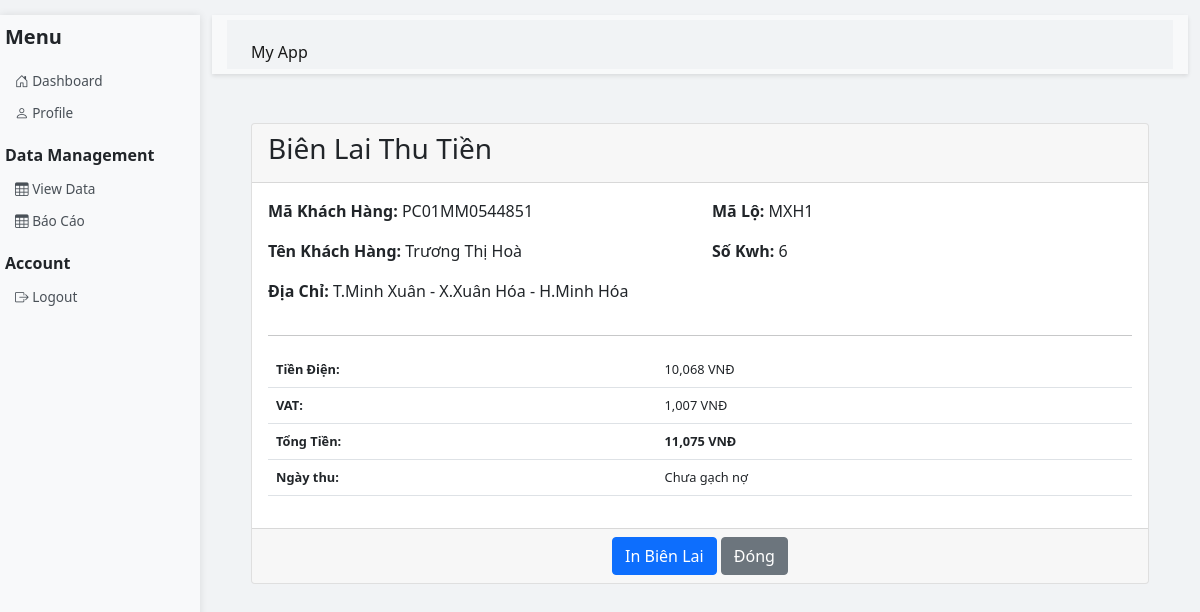
The page /print_receipt/30 (signed in) on the database as committed earlier.
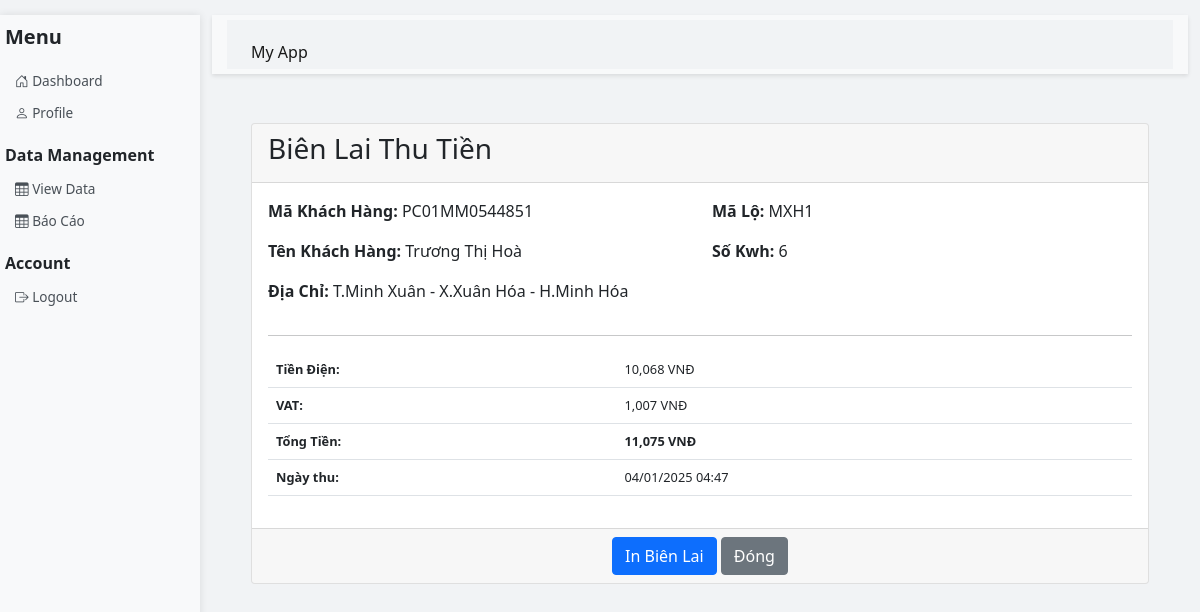
The same page on the database as committed later.
### app.py (models this page shows)
class SalesData(db.Model):
    id = db.Column(db.Integer, primary_key=True)
    stt = db.Column(db.Integer)
    ma_lo = db.Column(db.String(20))
    tt_hd = db.Column(db.String(20))
    ma_khach_hang = db.Column(db.String(50))
    ten_khach_hang = db.Column(db.String(100), index=True)
    dia_chi = db.Column(db.String(200))
    kwh = db.Column(db.String(50))
    tien_dien = db.Column(db.Float)
    vat = db.Column(db.Float)
    tong_tien = db.Column(db.Float)
    tai_khoan_quan_ly = db.Column(db.String(80))  # Thêm trường này
    trang_thai = db.Column(db.String(50))
    ngay_thu = db.Column(db.DateTime, nullable=True)

### app.py (the view)
@app.route('/print_receipt/<int:id>')
def print_receipt(id):
    if 'username' not in session:
        return redirect(url_for('login'))
    data = SalesData.query.get_or_404(id)
    return render_template('print_receipt.html', data=data)

### templates/print_receipt.html (shortened to what this page needs)
{% extends 'base.html' %}
{% block content %}
<div class="container mt-4">
    <div class="card">
        <div class="card-header">
            <h3>Biên Lai Thu Tiền</h3>
        </div>
        <div class="card-body">
            <div class="row">
                <div class="col-md-6">
                    <p><strong>Mã Khách Hàng:</strong> {{ data.ma_khach_hang }}</p>
                    <p><strong>Tên Khách Hàng:</strong> {{ data.ten_khach_hang }}</p>
                    <p><strong>Địa Chỉ:</strong> {{ data.dia_chi }}</p>
                </div>
                <div class="col-md-6">
                    <p><strong>Mã Lộ:</strong> {{ data.ma_lo }}</p>
                    <p><strong>Số Kwh:</strong> {{ data.kwh }}</p>
                </div>
            </div>
            <hr>
            <div class="row mt-3">
                <div class="col-md-12">
                    <table class="table">
                        <tr>
                            <td><strong>Tiền Điện:</strong></td>
                            <td class="text-right">{{ "{:,.0f}".format(data.tien_dien) }} VNĐ</td>
                        </tr>
                        <tr>
                            <td><strong>VAT:</strong></td>
                            <td class="text-right">{{ "{:,.0f}".format(data.vat) }} VNĐ</td>
                        </tr>
                        <tr>
                            <td><strong>Tổng Tiền:</strong></td>
                            <td class="text-right"><strong>{{ "{:,.0f}".format(data.tong_tien) }} VNĐ</strong></td>
                        </tr>
                        <tr>
                            <td><strong>Ngày thu:</strong></td>
                            <td class="text-right">{% if data.ngay_thu %}
                                {{ data.ngay_thu.strftime('%d/%m/%Y %H:%M') }}
                            {% else %}
                                Chưa gạch nợ
                            {% endif %}</td>
                        </tr>
                    </table>
                </div>
            </div>
        </div>
        <div class="card-footer text-center">
            <button onclick="window.print()" class="btn btn-primary">In Biên Lai</button>
            <button onclick="window.close()" class="btn btn-secondary">Đóng</button>
        </div>
    </div>
</div>
{% endblock %}

Rows that differ between the two databases and show on the page:
changed SalesData "PC01MM0544851": ngay_thu (not shown) → "04/01/2025 04:47"
Other text that changed with them:
text no longer shown: "Chưa gạch nợ"
